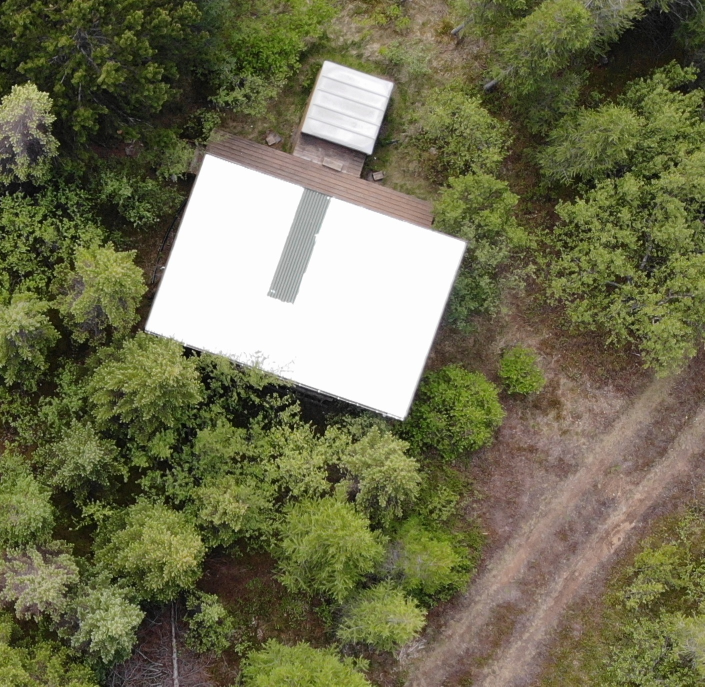
#> input picture testimages4/01.png, 1409 x 1373 px (shown at 1/2 size); its folder holds 4 pictures in this run
$ python inbuildfunctions_multiple_images.py
#> lines starting #> are read from the running program, lines starting #| are printed output that depends on the picture; after the words box and inside, x2 and y2 are one past the last pixel; in counts of white or black regions, pixels touching at a corner belong together
#!/usr/bin/env python3
# -*- coding: utf-8 -*-
#!/usr/bin/env python3
# -*- coding: utf-8 -*-
"""
Simple image stitcing

Can stitch multiple images together into one image in 2D.

"""

from imutils import paths
import numpy as np
import imutils
import cv2
import os, os.path
cv2.ocl.setUseOpenCL(False)
import matplotlib.pyplot as plt

# Load images
images = []
path = "testimages4"
for f in os.listdir(path):
    ext = os.path.splitext(f)[1]
    if ext != ".png":
        continue
    images.append(cv2.imread(os.path.join(path,f)))


print("[INFO] stitching images...")

###   Algorithm: Automatic Panorama Stitching Input: n unordered images

# I. Extract SIFT features from all n images
sift_values = cv2.xfeatures2d.SIFT_create()

keypoints = []
descriptors = []
for i in range(0,len(images)):
    # Detects keypoints and computes the descriptors
    keypoints_i, descriptors_i = sift_values.detectAndCompute(images[i], None)
    keypoints.append(keypoints_i)
    descriptors.append(descriptors_i)
    #keypoints1, descriptors1 = sift_values.detectAndCompute(images[1], None)


# II. Find k nearest-neighbours for each feature using a k-d tree
knnmatcher = cv2.BFMatcher(cv2.NORM_L2, crossCheck = False)

pairs = []
src_pts_list = []
dst_pts_list = []
Hs = []
masks = []
for i in range(0,len(images)):
    for j in range(i+1,len(images)):
        raw = knnmatcher.knnMatch(descriptors[i], descriptors[j], 2)

        # III. For each image:
        # (i) Select m candidate matching images that have the most feature matches to this image
        matches = []
        for m,n in raw:
            if m.distance < n.distance * 0.7:
                matches.append(m)

        print(i+1,j+1, 'beep', len(matches))


        if len(matches) > 60:   # <- needs re-evaluation later on

            # (ii) Find geometrically consistent feature matches using RANSAC to solve for the homography between pairs of images
            src_pts = np.float32([keypoints[i][m.queryIdx].pt for m in matches]).reshape(-1, 1, 2)
            dst_pts = np.float32([keypoints[j][m.trainIdx].pt for m in matches]).reshape(-1, 1, 2)

            H, mask = cv2.findHomography(src_pts, dst_pts, cv2.RANSAC, 5.0)

            if H is not None:   # <- sometimes somehow None even if matches > 0

                src_pts_list.append(src_pts)
                dst_pts_list.append(dst_pts)
                Hs.append(H)
                masks.append(mask)

                pairs.append((i,j,len(matches)))


# (iii) Verify imagematches using a probabilistic model


# IV. Find connected components of image matches


# V. For each connected component:
    # (i) Perform bundle adjustment to solve for the rotation θ1, θ2, θ3 and focal length f of all cameras
    # (ii) Render panorama using multi-band blending


# Output: Panoramic image(s)
h = 900
w = 900
s = 250 # shift

# for i in range(0,len(images)):
for i in range(0,len(pairs)):

    Hm = Hs[i]
    Hm[0][2] += s
    Hm[1][2] += s

    # warpedImage = cv2.warpPerspective(images[pairs[i][0]], Hs[i], (w,h))
    warpedImage = cv2.warpPerspective(images[pairs[i][0]], Hm, (w,h))
    warpedImage[0+s:images[pairs[i][1]].shape[0]+s, 0+s:images[pairs[i][1]].shape[1]+s] = images[pairs[i][1]]

    plt.figure(i)
    plt.title(str(pairs[i][0]+1) +' '+ str(pairs[i][1]+1))
    plt.imshow(warpedImage)
    plt.show
#> this loop made 2 passes
#> pass 1, `warpedImage = cv2.warpPerspective(images[pairs[i][0]], Hm, (w,h))`:
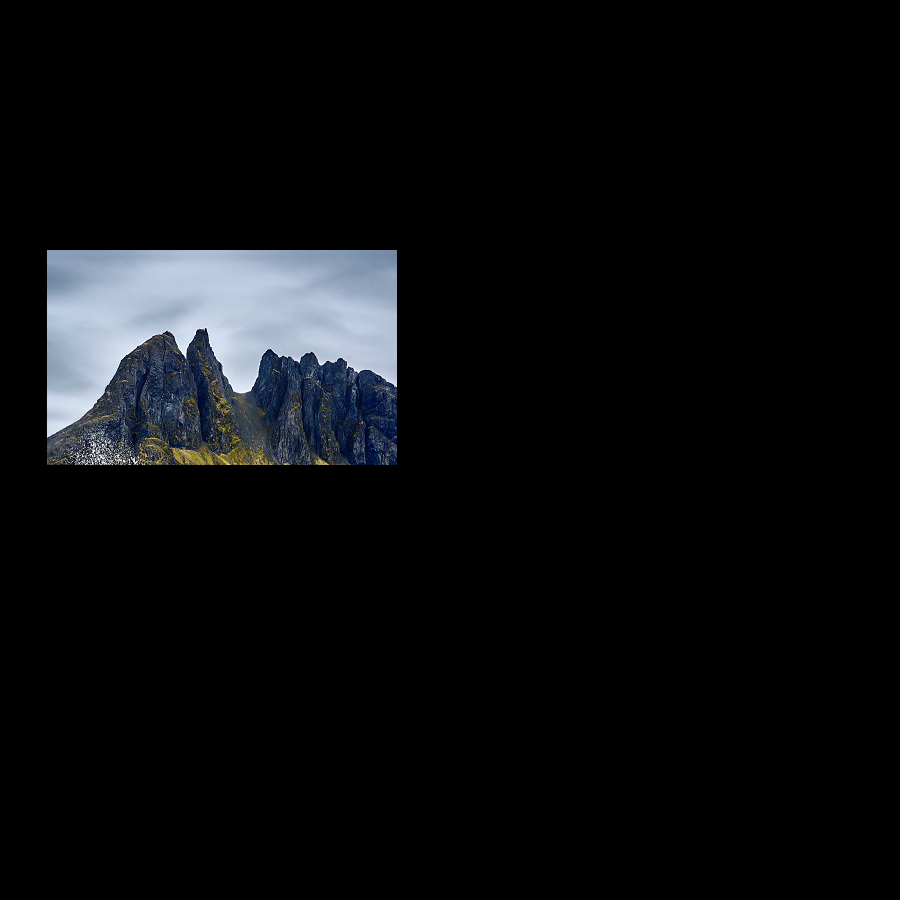
#> warpedImage: shape (900, 900, 3); mean of channels 0, 1, 2 13.9, 12.2, 11; drawn as B, G, R
#> pass 2, `warpedImage = cv2.warpPerspective(images[pairs[i][0]], Hm, (w,h))`:
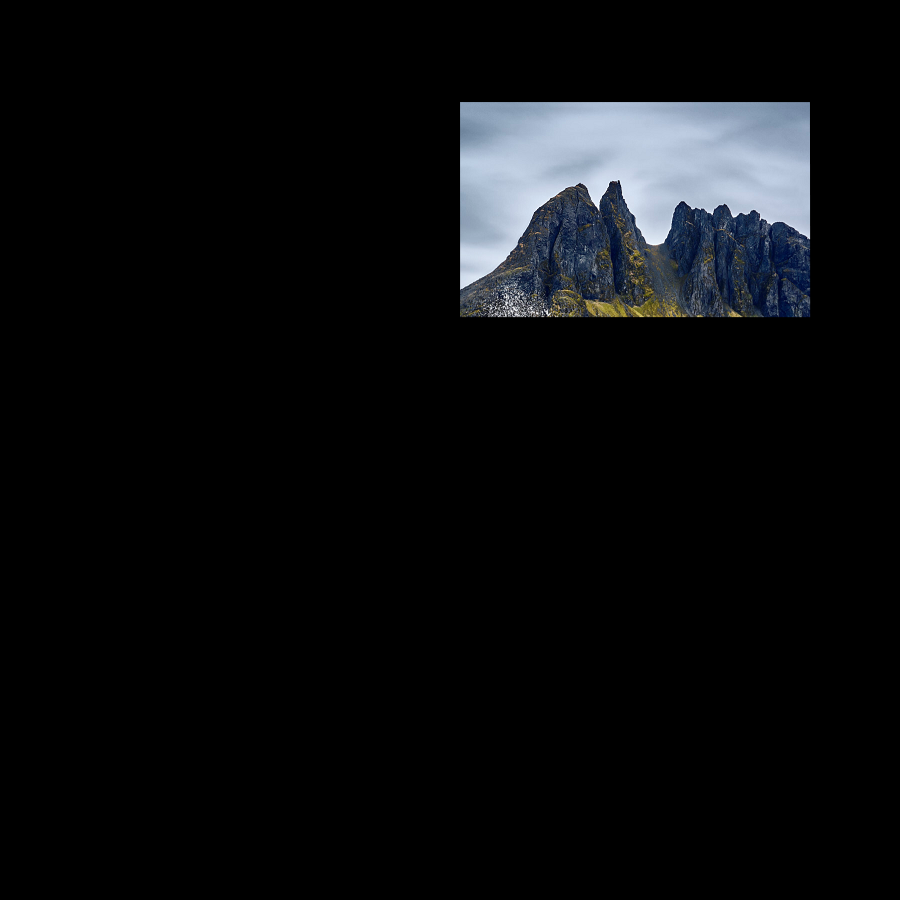
#> warpedImage: shape (900, 900, 3); mean of channels 0, 1, 2 13.9, 12.2, 11; drawn as B, G, R
#> after the loop:
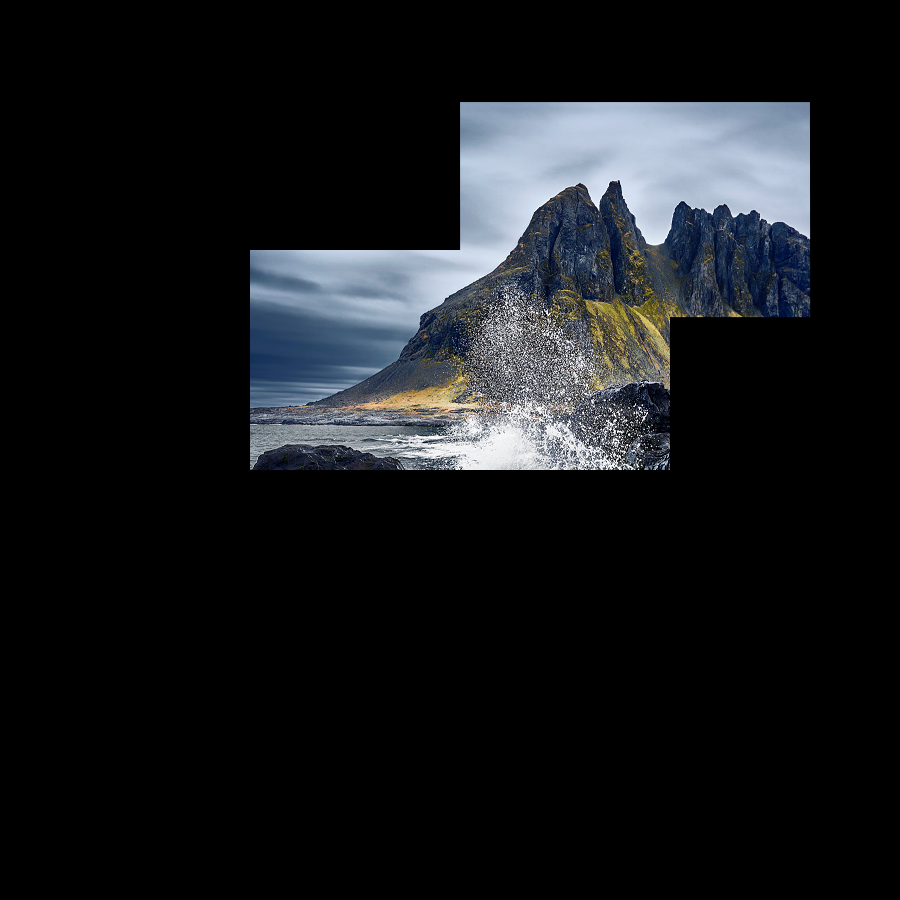
#> warpedImage: shape (900, 900, 3); 11.23% of pixels changed, all inside (x1, y1, x2, y2) = (250, 250, 670, 470); drawn as B, G, R


##### Testing https://stackoverflow.com/a/24564574/2083242 #####

# Initial homographies (one for each image)
id_m = np.identity(3)
H_init = np.repeat(id_m[:, :, np.newaxis], len(images), axis=2)

# Randomly select image (Well Yes, But Actually No)
im_no_init = 6 #np.random.randint(len(images))

# Find homography indexes corresponding to image
H_id = []
for i, p in enumerate(pairs):
    if p[0] == im_no_init or p[1] == im_no_init:
        H_id.append(i)
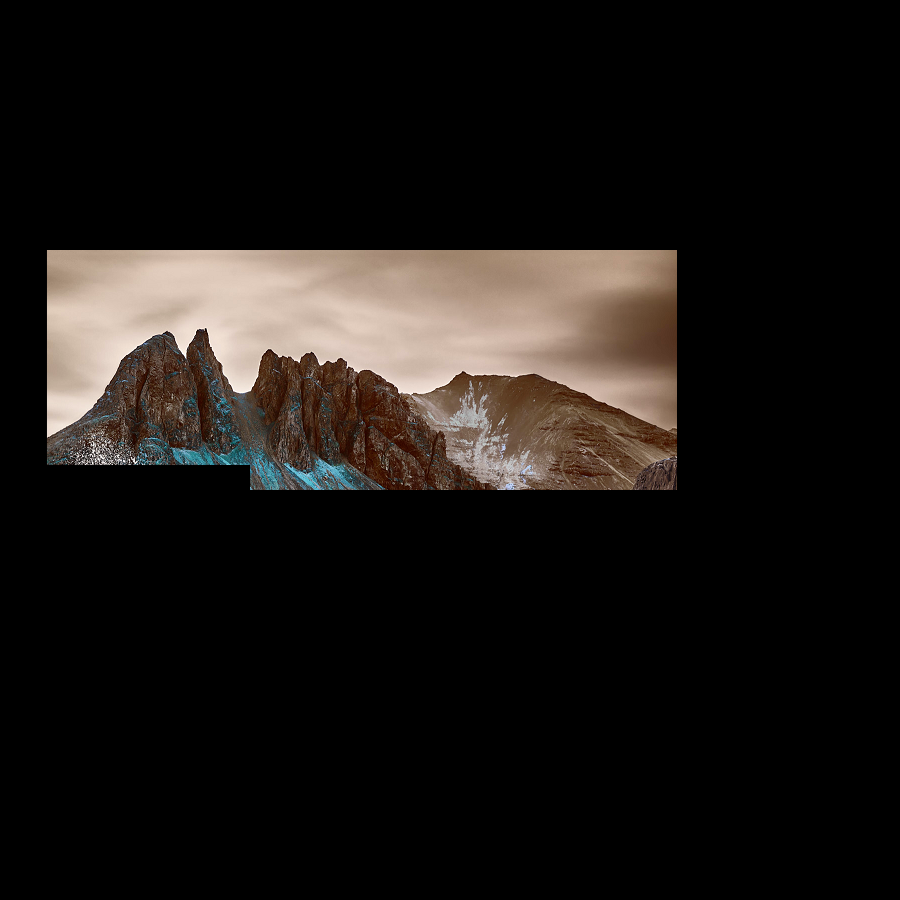
#> shown: shape (900, 900, 3); mean R, G, B 26.3, 22.5, 19.9
